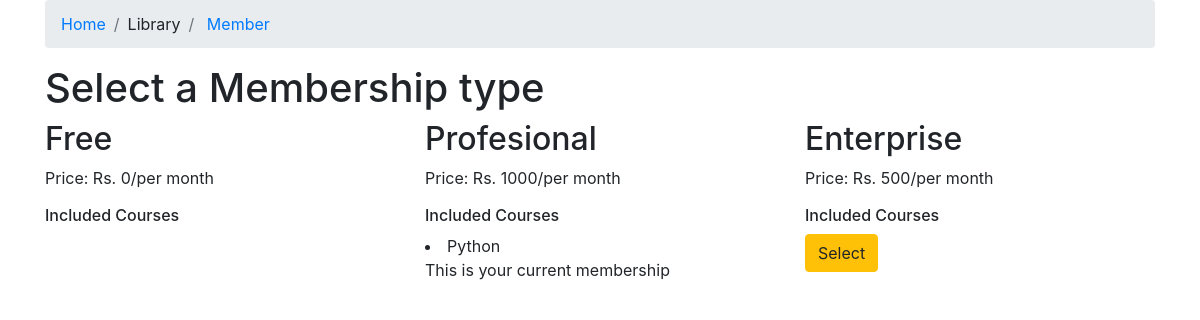
Screenshot of /memberships/ (signed in) with the database file from the repository.
### memberships/models.py (models this page shows)
class Membership(models.Model):
    slug = models.SlugField()
    membership_type = models.CharField(
                    choices = MEMBERSHIP_CHOICES,
                    max_length = 30,
                    default='Free')
    price = models.IntegerField(default=15)
    stripe_plan_id = models.CharField(max_length=40)
    def __str__(self):
        return self.membership_type

### courses/models.py (models this page shows, shortened)
class Course(models.Model):
    slug = models.SlugField()
    title = models.CharField(max_length=100)
    description = models.TextField()
    allowed_membership = models.ManyToManyField(Membership)

### memberships/views.py (the view)
# urls.py: path('',MemberSelectView.as_view(),name='select')
class MemberSelectView(ListView):
     model = Membership
     def get_context_data(self,*args,**kwargs):
         context = super().get_context_data(**kwargs)
         current_memberhip = get_user_membership(self.request)
         context['current_membership'] = str(current_memberhip.membership)
         return context

### memberships/views.py (called while the page is built)
def get_user_membership(request):
    user_membership_qs = UserMembership.objects.filter(user=request.user)
    if user_membership_qs.exists():
        return user_membership_qs.first()
    return None

### memberships/templates/memberships/membership_list.html (shortened to what this page needs)
{% extends 'courses/base.html' %}
{% block content  %}
<div class="container">
  <h1>Select a Membership type</h1>
  <div class="row">
    {% for object in object_list %}
      <div class="col-sm-4 col-md-4">
        <h2>{{ object.membership_type }}</h2>
        <p>Price: Rs. {{ object.price }}/per month</p>
        <h6>Included Courses</h6>
        {% for course in object.course_set.all %}
          <li>{{ course.title }}</li>
        {% endfor %}
        {% if object.membership_type != 'Free' %}
          <form  action="{% url 'memberships:select' %}" method="post">
            {% if object.membership_type != current_membership %}
              <button class="btn btn-warning">Select</button>
            {% else %}
              <p>This is your current membership</p>
            {% endif %}
          </form>
        {% endif %}
      </div>
    {% endfor %}
  </div>
</div>
{% endblock %}

### rows the page displays
Membership: membership_type "Free", price "0"
Membership: membership_type "Profesional", price "1000", shows "This is your current membership"
Course: title "Python"
Membership: membership_type "Enterprise", price "500", shows "Select"
